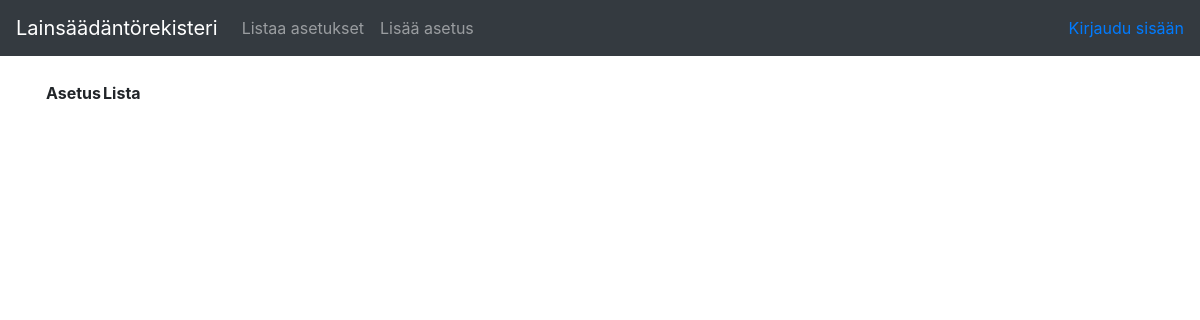
The page /vnat/ on the database as committed earlier.
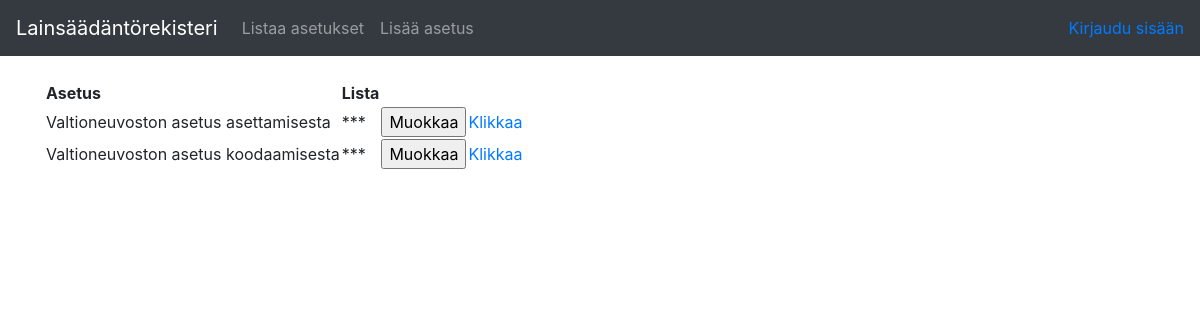
The same page on the database as committed later.
### application/vnat/models.py (models this page shows, shortened)
class Vna(Base):
    name = db.Column(db.String(144), nullable=False)
    done = db.Column(db.Boolean, nullable=False)
    account_id = db.Column(db.Integer, db.ForeignKey('account.id'),
                           nullable=False)

### application/vnat/views.py (the view)
@app.route("/vnat/", methods=["GET"])
def vnat_index():
    return render_template("vnat/list.html", vnat = Vna.query.all())

### application/templates/vnat/list.html
{% extends "layout.html" %}
{% block body %}
  <table>
    <tr>
      <th>Asetus</th>
      <th>Lista</th>
      <th></th>
    </tr>
    {% for vna in vnat %}
    <tr>
      <td>{{ vna.name }}</td>
      <td>***</td>
      <td>
	<form method="POST" action="{{ url_for('vnat_yksi', vna_id=vna.id) }}">
	  <input type="submit" value="Muokkaa"/>
	</form>
      </td>
      <td><a href="{{ url_for('vnat_yksi', vna_id=vna.id) }}">Klikkaa</a></td>
    </tr>
    {% endfor %}
  </table>
{% endblock %}

### application/templates/layout.html (shortened to what this page needs)
<!DOCTYPE html>
<html>
  <head>
    <link rel="stylesheet" href="https://maxcdn.bootstrapcdn.com/bootstrap/4.0.0/css/bootstrap.min.css">
  </head>
  <body>
    <nav class="navbar navbar-expand-md navbar-dark bg-dark mb-4">
      <a class="navbar-brand" href="#">Lainsäädäntörekisteri</a>
      <div class="collapse navbar-collapse" id="navbarCollapse">
        <ul class="navbar-nav mr-auto">
          <li class="nav-item">
            <a class="nav-link" href="{{ url_for('vnat_index') }} ">Listaa asetukset</a>
          </li>
          <li class="nav-item">
            <a class="nav-link" href="{{ url_for('vnat_form') }} ">Lisää asetus</a>
          </li>
        </ul>
        <div class="form-inline mt-2 mt-md-0">
          {% if current_user.is_authenticated %}
          <a href="{{ url_for('auth_logout') }}">Heippa {{ current_user.name }} -- Logout</a>
          {% else %}
          <a href="{{ url_for('auth_login') }}">Kirjaudu sisään</a>
          {% endif %}
        </div>
      </div>
    </nav>
    <main role="main" class="container">
      {% block body %}{% endblock %}
    </main>
  </body>
</html>

Rows that differ between the two databases and show on the page:
added Vna: name "Valtioneuvoston asetus asettamisesta"
added Vna: name "Valtioneuvoston asetus koodaamisesta"
